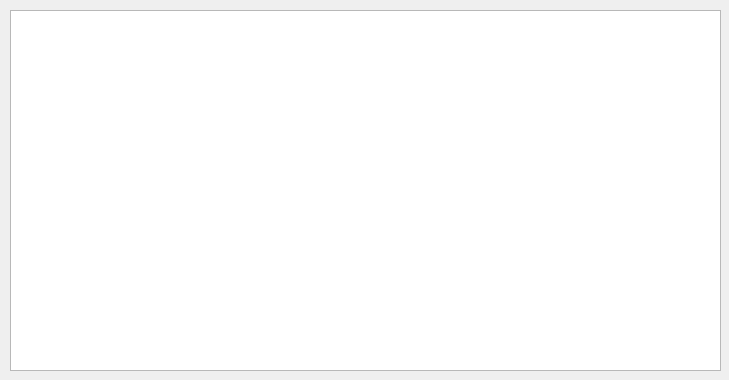
<?xml version="1.0" encoding="UTF-8"?>
<ui version="4.0">
 <class>MainWindow</class>
 <widget class="QMainWindow" name="MainWindow">
  <property name="geometry">
   <rect>
    <x>0</x>
    <y>0</y>
    <width>729</width>
    <height>380</height>
   </rect>
  </property>
  <property name="windowTitle">
   <string>MainWindow</string>
  </property>
  <widget class="QWidget" name="centralwidget">
   <widget class="QTableWidget" name="tableWidget">
    <property name="geometry">
     <rect>
      <x>10</x>
      <y>10</y>
      <width>711</width>
      <height>361</height>
     </rect>
    </property>
   </widget>
  </widget>
 </widget>
 <resources/>
 <connections/>
</ui>
